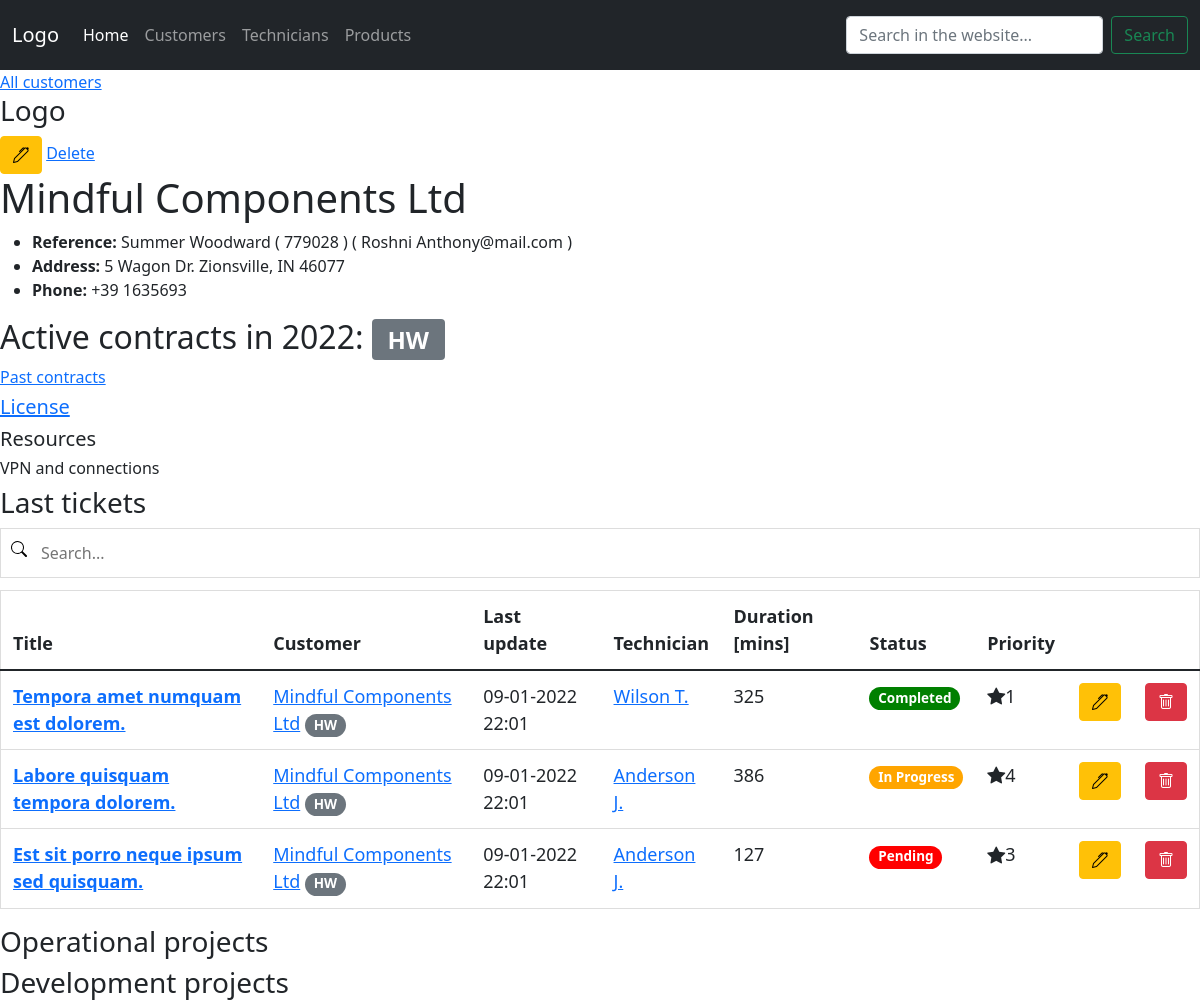
The page /customer/295 on the database its author committed.
### hotline/models.py (models this page shows)
class customer(models.Model):
    name = models.CharField(max_length=255)
    reference = models.CharField(max_length=255)
    reference_phone = models.CharField(max_length=50, null=True, blank=True)
    reference_email = models.CharField(max_length=50, null=True, blank=True)
    address = models.CharField(max_length=255, null=True, blank=True)
    phone = models.CharField(max_length=255, null=True, blank=True)
    sw_contract = BooleanField(default=False)
    hw_contract = BooleanField(default=False)
    def __str__(self):
        return self.name

class ticket(models.Model):
    PRIORITY_LEVELS = [
        ('1','low'),
        ('2','medium'),
        ('3','high'),
        ('4','urgent')
    ]
    customer_id = models.ForeignKey('customer', on_delete=models.PROTECT)
    technician_id = models.ForeignKey('technician', on_delete=models.PROTECT)
    products = models.ManyToManyField('product', blank=True)
    title = models.CharField(max_length=255, blank=True)
    updated_at = models.DateTimeField(auto_now=True)
    notes = models.TextField(blank=True)
    duration = models.IntegerField()
    status_id = models.ForeignKey('status', default='1', on_delete=models.PROTECT)
    priority = models.CharField(max_length=10, default='low', choices=PRIORITY_LEVELS, null=True, blank=True)
    created_at = models.DateTimeField(auto_now_add=True)
    order_number = models.IntegerField(null=True, blank=True)
    def __str__(self):
        return self.title.upper() + ' for ' + self.customer_id.name.upper() + ' by ' + self.technician_id.last_name.upper()

class technician(models.Model):
    first_name = models.CharField(max_length=50)
    last_name = models.CharField(max_length=50)
    office_phone = models.CharField(max_length=15, null=True, blank=True)
    mobile_phone = models.CharField(max_length=15, null=True, blank=True)
    email = models.CharField(max_length=100, null=True, blank=True)
    department_id = ForeignKey('department', on_delete=models.PROTECT)
    def __str__(self):
        return self.last_name + ' ' + self.first_name[0] + '.'

class status(models.Model):
    STATUS_COLORS = [     # Values from pill badges in Bootstrap
        ('red','red'),
        ('orange','orange'),
        ('green','green'),
        ('grey','grey')
    ]
    name = models.CharField(max_length=50, default='pending')
    color = models.CharField(max_length=50, default='red', choices=STATUS_COLORS)
    def __str__(self):
        return self.name

### hotline/views.py (the view)
# urls.py: path('customer/<str:pk>', views.customer_detail, name="customer_detail"),
def customer_detail(request, pk):
    my_customer = customer.objects.get(id=pk)
    tickets = all_tickets.filter(customer_id=pk).order_by('-updated_at')
    current_year = datetime.now().year
    context = {
        'my_customer': my_customer,
        'tickets': tickets,
        'current_year': current_year
    }
    return render(request, 'hotline/customer_detail.html', context)

### hotline/templates/hotline/customer_detail.html (shortened to what this page needs)
{% extends 'hotline/home.html' %}
{% block content %}
<a href="{% url 'customer_list' %}">All customers</a>
<h3>Logo</h3>
<a href="{% url 'update_customer' my_customer.id %}"><span class="btn btn-warning"><i class="bi bi-pen"></i></span></a> <a href="#">Delete</a>
<h1>{{ my_customer.name }}</h1>
<ul>
    <li><b>Reference:</b> {{ my_customer.reference }} ( {{ my_customer.reference_phone }} ) ( {{ my_customer.reference_email }} )</li>
    <li><b>Address:</b> {{ my_customer.address }}</li>
    <li><b>Phone:</b> {{ my_customer.phone }}</li>
</ul>
<h2>Active contracts in {{ current_year }}:
    {% if my_customer.hw_contract == True %}
    <span class="badge bg-secondary">HW</span>
    {% endif %}
</h2>
<h6><a href="#">Past contracts</a></h6>
<h5><a href="#">License</a></h5>
<h5>Resources</h5>
<h6>VPN and connections</h6>
<h3>Last tickets</h3>
{% include 'hotline/ticket_table.html' %}
<h3>Operational projects</h3>
<h3>Development projects</h3>
{% endblock %}

### hotline/templates/hotline/ticket_table.html (shortened to what this page needs)
<div class="ticket-table table-responsive">
    <input type="text" id="SearchInput" onkeyup="filterTable()" placeholder="Search..." title="Type in a name">
    <table id="searchableTable" class="table table-hover">
        <thead class="thead dark">
            <tr>
                <th scope="col">Title</th>
                <th scope="col">Customer</th>
                <th scope="col">Last update</th>
                <th scope="col">Technician</th>
                <th scope="col">Duration [mins]</th>
                <th scope="col">Status</th>
                <th scope="col">Priority</th>
                <th scope="col">
                </th>
                <th scope="col">
                </th>
            </tr>
        </thead>
        <tbody>
            {% if tickets %}
            {% for ticket in tickets %}
            <tr>
                <td><a href="{% url 'ticket_detail' ticket.id %}"><b>{{ticket.title}}</b></a></td>
                <td><a href="{% url 'customer_detail' ticket.customer_id.id %}">{{ticket.customer_id}}</a>
                    {% if ticket.customer_id.hw_contract == True %}
                    <span class="badge rounded-pill bg-secondary" data-bs-toogle="tooltip" data-bs-placement="top"
                        title="HARDWARE maintenance contract for {{current_year}}">HW</span>
                    {% endif %}
                </td>
                <td>{{ticket.updated_at|date:"d-m-Y H:m"}}</td>
                <td><a href="{% url 'technician_detail' ticket.technician_id.id %}">
                        {{ticket.technician_id}}</a></td>
                <td>{{ticket.duration}}</td>
                <td><span class="badge rounded-pill"
                        style="background-color: {{ ticket.status_id.color }} !important;">{{ticket.status_id}}</span>
                </td>
                <td>
                    <span class="bi bi-star-fill">{{ ticket.priority }}</span>
                </td>
                <td><a href="{% url 'update_ticket' ticket.id %}"><span class="btn btn-warning"><i
                                class="bi bi-pen"></i></span></a></td>
                <td><span class="btn btn-danger" data-bs-toggle="modal" data-bs-target="#deleteModal"><i
                            class="bi bi-trash"></i></span></td>
            </tr>
            {% endfor %}
            {% else %}
            <tr style="color: grey;">No tickets</tr>
            {% endif %}
        </tbody>
    </table>
</div>

### static/css/style.css (style rules this page uses)
#SearchInput { background-image: url('../images/search.svg'); background-position: 10px 12px; background-repeat: no-repeat; width: 100%; font-size: 16px; padding: 12px 20px 12px 40px; border: 1px solid #ddd; margin-bottom: 12px; }
#searchableTable { border-collapse: collapse; width: 100%; border: 1px solid #ddd; font-size: 18px; }
#searchableTable th, #searchableTable td { text-align: left; padding: 12px; }
#searchableTable tr { border-bottom: 1px solid #ddd; }

### rows shown on the page
customer: name "Mindful Components Ltd", reference "Summer Woodward", reference_phone "779028", reference_email "Roshni Anthony@mail.com", address "5 Wagon Dr. Zionsville, IN 46077", phone "+39 1635693"
ticket: title "Tempora amet numquam est dolorem.", customer_id "Mindful Components Ltd", updated_at "09-01-2022 22:01", technician_id "Wilson T.", duration "325", status_id "Completed", priority "1"
ticket: title "Labore quisquam tempora dolorem.", customer_id "Mindful Components Ltd", updated_at "09-01-2022 22:01", technician_id "Anderson J.", duration "386", status_id "In Progress", priority "4"
ticket: title "Est sit porro neque ipsum sed quisquam.", customer_id "Mindful Components Ltd", updated_at "09-01-2022 22:01", technician_id "Anderson J.", duration "127", status_id "Pending", priority "3"
